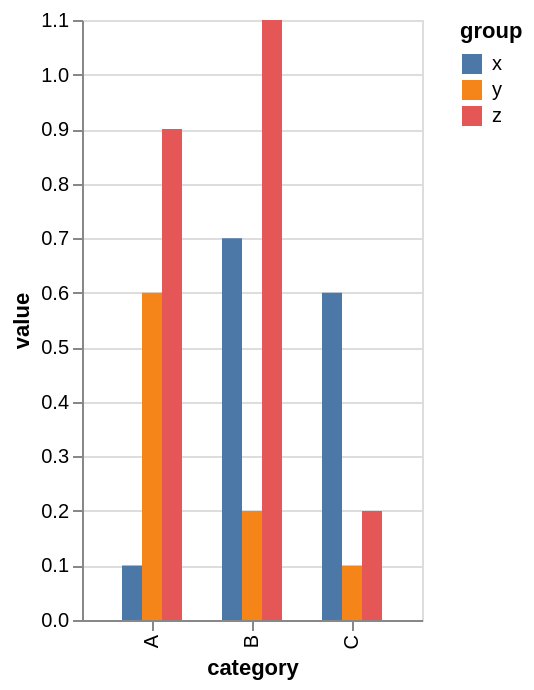

This figure's Vega-Lite source:
### Vega-Lite specification from a JSON file in a GitHub repository (floating-point values rounded to 4 significant figures)
{"$schema": "https://vega.github.io/schema/vega-lite/v5.json", "data": {"values": [{"category": "A", "group": "x", "value": 0.1}, {"category": "A", "group": "y", "value": 0.6}, {"category": "A", "group": "z", "value": 0.9}, {"category": "B", "group": "x", "value": 0.7}, {"category": "B", "group": "y", "value": 0.2}, {"category": "B", "group": "z", "value": 1.1}, {"category": "C", "group": "x", "value": 0.6}, {"category": "C", "group": "y", "value": 0.1}, {"category": "C", "group": "z", "value": 0.2}]}, "width": {"step": 50, "for": "position"}, "mark": "bar", "encoding": {"x": {"field": "category", "scale": {"padding": 0.4}}, "y": {"field": "value", "type": "quantitative"}, "xOffset": {"field": "group"}, "color": {"field": "group"}}}
